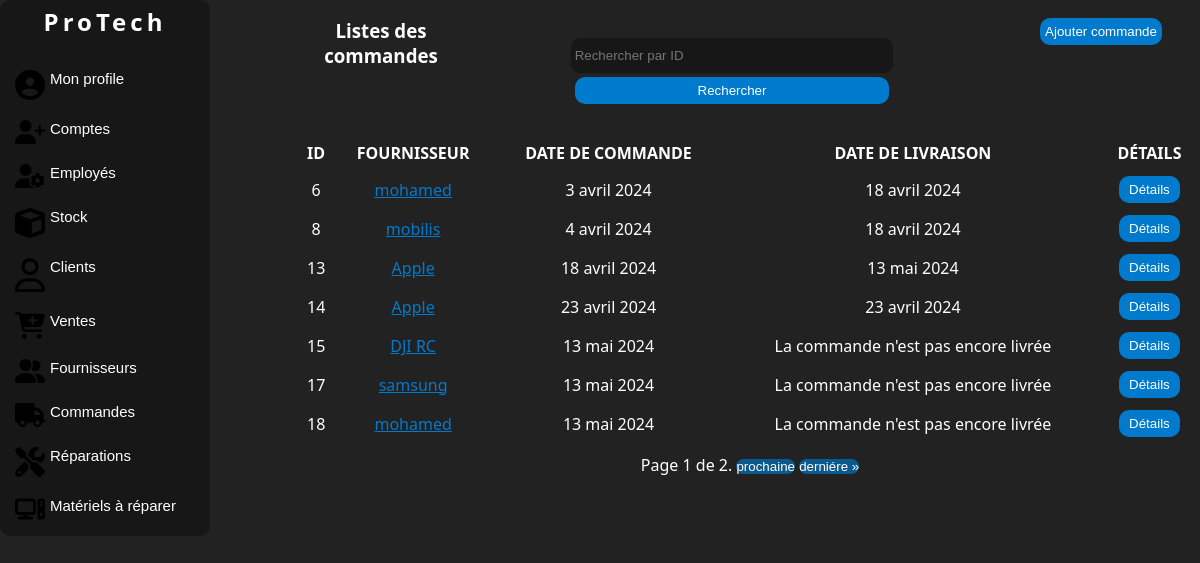
The page /commandes/ (signed in) on the database as committed earlier.
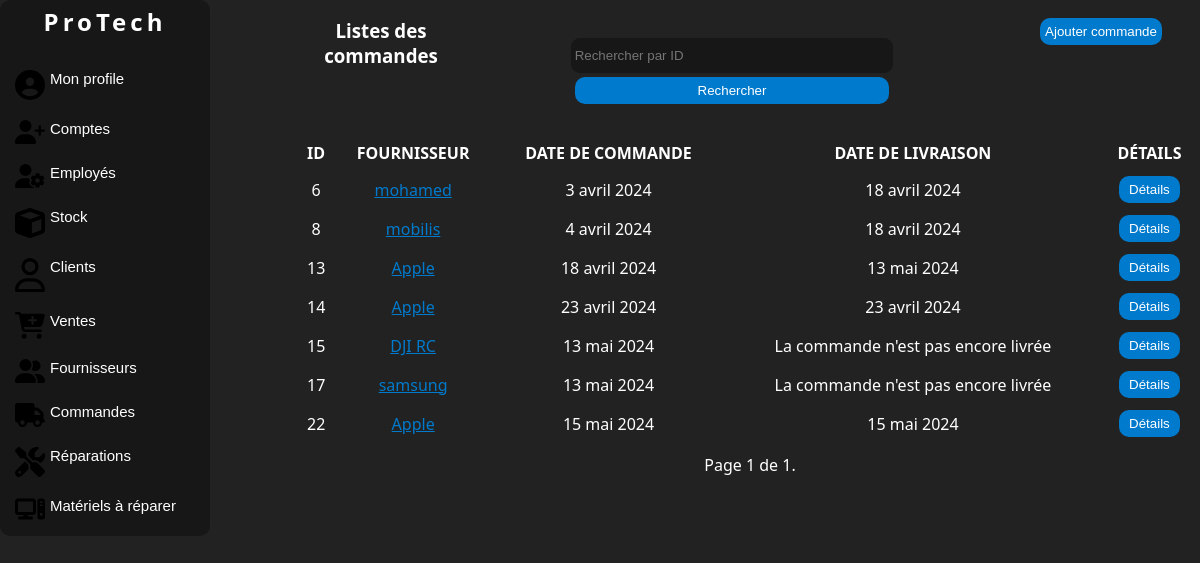
The same page on the database as committed later.
### manager/models.py (models this page shows, shortened)
class PurchaseOrder(models.Model):
    supplier = models.ForeignKey(Supplier, on_delete=models.SET_NULL, null=True, blank=True, db_column='Fournisseur')
    order_date = models.DateField(auto_now_add=True, db_column='Date de commande')
    delivery_date = models.DateField(null=True, blank=True, db_column='Date de livraison')
    class Meta:
        db_table = 'Commande'

class Supplier(models.Model):
    name = models.CharField(max_length=100, db_column='Nom')
    phone = PhoneNumberField(unique=True, region='DZ', db_column='Téléphone')
    email = models.EmailField(unique=True, db_column='Email')
    address = models.TextField(db_column='Adresse')
    class Meta:
        db_table = 'Fournisseur'

### manager/views.py (the view)
# urls.py: path('commandes/', views.PurchaseOrderListView.as_view(), name='purchase-order-list'),
class PurchaseOrderListView(LoginRequiredMixin,RoleRequiredMixin, ListView):
    model = PurchaseOrder
    template_name = 'listecommande.html'
    context_object_name = 'purchase_orders'
    paginate_by = 7
    form_class = FilterForm
    required_roles = ['Admin', 'Employé']
    def get_queryset(self):
        queryset = super().get_queryset()
        query = self.request.GET.get('query')
        if query:
            queryset = queryset.filter(id=query)
        return queryset
    def get_context_data(self, **kwargs):
        context = super().get_context_data(**kwargs)
        context['form'] = FilterForm(self.request.GET)
        return context

### manager/forms.py
class FilterForm(forms.Form):
    query = forms.IntegerField(label='', required=False,
                               widget=forms.TextInput(attrs={'placeholder': 'Rechercher par ID'}))

### manager/views.py (called while the page is built)
    def dispatch(self, request, *args, **kwargs):
        if not request.user.is_authenticated:
            return self.handle_no_permission()
        if not self.required_roles:  # if no role is required, continue
            return super().dispatch(request, *args, **kwargs)
        if not request.user.employee.role in self.required_roles:
            messages.error(request, 'Vous n\'avez pas la permission de consulter cette page.')
            return redirect('dashboard')  # or wherever
        return super().dispatch(request, *args, **kwargs)

### manager/templates/listecommande.html (shortened to what this page needs)
{% load static %}
{% load auth_extras %}
<!DOCTYPE html>
<html lang="en">
<head>
    <link rel="stylesheet" href="{% static 'css/style.css' %}">
    <link rel="stylesheet" href="{% static 'css/accueil.css' %}">
</head>
<body>
<div class="corp">
    <div class="nav">
        <div class="logo">
            <a href="{% url 'home' %}" class="link"><h2>ProTech</h2></a>
        </div>
        <br>
        <button class="value" onclick="location.href='{% url 'dashboard' %}'">
             Mon profile
        </button>
        {% if request.user.employee.role == 'Admin' %}
        <button class="value" onclick="location.href='{% url 'account-list' %}'">
            Comptes
        </button>
        <button class="value" onclick="location.href='{% url 'employee-list' %}'">
            Employés
        </button>
        {% endif %}
        {% if request.user.employee.role == 'Admin' or request.user.employee.role == 'Employé' %}
        <button class="value" onclick="location.href='{% url 'products-list' %}'">
            Stock
        </button>
        <button class="value" onclick="location.href='{% url 'client-list' %}'">
            Clients
        </button>
        <button class="value" onclick="location.href='{% url 'sale-list' %}'">
            Ventes
        </button>
        <button class="value" onclick="location.href='{% url 'supplier-list' %}'">
            Fournisseurs
        </button>
        <button class="value" onclick="location.href='{% url 'purchase-order-list' %}'">
            Commandes
        </button>
        {% endif %}
        {% if request.user.employee.role == 'Admin' or request.user.employee.role == 'Réparateur' %}
        <button class="value" onclick="location.href='{% url 'repair-list' %}'">
            Réparations
        </button>
        <button class="value" onclick="location.href='{% url 'hardware-list' %}'">
            Matériels à réparer
        </button>
        {% endif %}
    </div>
    <div class="liste">
        <div class="c1">
            <div class="colone1"><h3>Listes des commandes</h3></div>
            <div class="colone1">
                <form method="GET" action="">
                    {{ form }}
                    <button class="button" type="submit">Rechercher</button>
                </form>
            </div>
            <div class="colone1">
                <button class="button"><a href="{% url 'add-purchase-order' %}" class="link">Ajouter commande</a></button>
            </div>
        </div>
        <div class="c2">
            {% if purchase_orders %}
            <table>
                <thead>
                <tr>
                    <th>Id</th>
                    <th>Fournisseur</th>
                    <th>Date de commande</th>
                    <th>Date de livraison</th>
                    <th>Détails</th>
                </tr>
                </thead>
                <tbody id="tbody">
                {% for purchase_order in page_obj %}
                <tr>
                    <td>{{ purchase_order.id }}</td>
                    <td><a id="touts" href="{% url 'supplier-detail' purchase_order.supplier.id %}"> {{ purchase_order.supplier.name }} </a></td>
                    <td>{{ purchase_order.order_date }}</td>
                    <td>
                        {% if purchase_order.delivery_date %}
                            {{ purchase_order.delivery_date }}
                        {% else %}
                            La commande n'est pas encore livrée
                        {% endif %}
                    </td>
                    <td>
                        <button class="button" id="detai"
                                onclick="location.href='{% url 'purchase-order-detail' purchase_order.id %}';">Détails
                        </button>
                </tr>
                {% endfor %}
                </tbody>
            </table>
            {% else %}
            <p>Pas de commandes trouvées.</p>
            {% endif %}
            <div class="pagination">
                <span class="step-links">
                    <span class="current">
                        Page {{ page_obj.number }} de {{ page_obj.paginator.num_pages }}.
                    </span>
                    {% if page_obj.has_next %}
                    <button class="but" >     <a href="?page={{ page_obj.next_page_number }}">prochaine</a></button>
                    <button class="but" >    <a href="?page={{ page_obj.paginator.num_pages }}">derniére &raquo;</a></button>
                    {% endif %}
                </span>
            </div>
        </div>
    </div>
</div>
</body>
</html>

### manager/static/css/style.css (style rules this page uses)
* { padding: 0; margin: 0; }
body { background:#222 ; color: #fff; font-family:system-ui ; }
.corp { display: grid; grid-template-columns: 25% 75%; }
form { margin: auto; text-align: center; padding: 3%; }
input { width: 62%; height: 27px; outline: none; border: none; background: #111111a7; margin: 4px 0px; border-radius:9px ; padding: 4px; color:#fff; }
.button { width: 62%; height: 27px; border-radius:10px ; border: none; cursor: pointer; background: #007acc; color: white; transition: 0.7s; }
.nav { display: flex; flex-direction: column; width: 200px; background: #111111a7 ; justify-content: center; border-radius: 10px; transition: 1s; padding: 5px; overflow: hidden; }
.liste { text-align: center; display: grid; grid-template-rows: 20% 80%; }
.c1 { margin-top: 2%; display: grid; grid-template-columns: 18% 60% 22%; }
#touts { color: #007acc; text-decoration: underline; transition: 0.6s; }
.c2 { margin-top: 2%; }
table { width: 100%; text-align: center; margin: 10px 0; }
table th { text-transform: uppercase; }
th,td { padding: 5px; padding-left: 1px; }
#detai { width: 70%; }

### manager/static/css/accueil.css (style rules this page uses)
* { padding: 0; margin: 0; }
body { background:#222 ; color: #fff; font-family:system-ui ; }
.link { text-decoration: none; color: white; }
.logo { text-align: center; letter-spacing: 4px; }
.value { font-size: 15px; background-color: transparent; border: none; padding: 10px; color: white; display: flex; position: relative; gap: 5px; cursor: pointer; border-radius: 10px; transition: 0.2s; box-sizing: border-box; }
.value::before { content: ""; position: absolute; top: 5px; left: -15px; width: 5px; height: 82%; background-color:#007acc ; border-radius: 5px; opacity: 0; transition: 1s; }
.value svg { width: 30px; }

Rows that differ between the two databases and show on the page:
removed PurchaseOrder: id "18", supplier.name "mohamed", order_date "13 mai 2024", shows "La commande n'est pas encore livrée"
added PurchaseOrder: id "22", supplier.name "Apple", order_date "15 mai 2024", delivery_date "15 mai 2024"
Other text that changed with them:
{{ page_obj.paginator.num_pages }}: "2" → "1"
text no longer shown: "prochaine derniére »"
